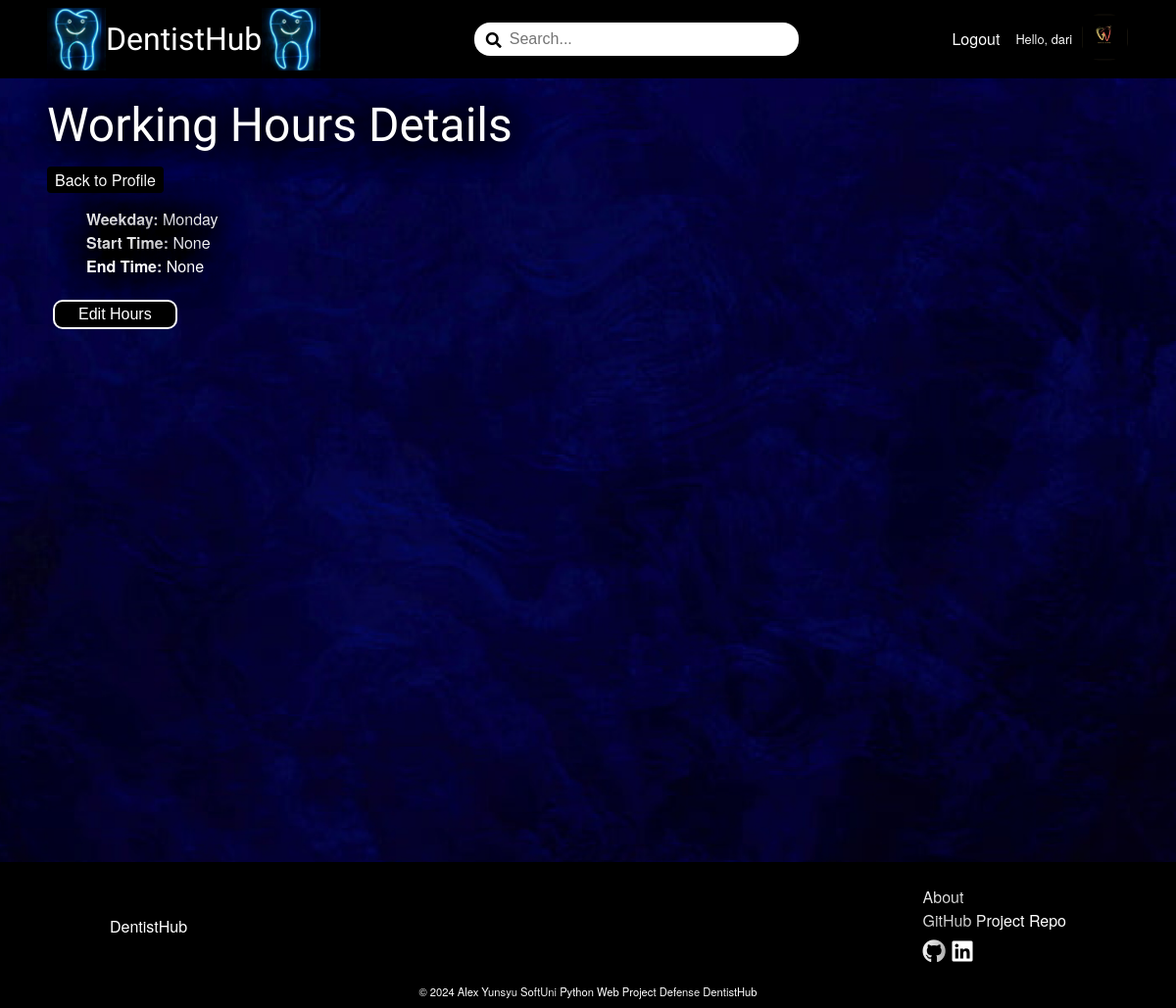
The page /dentistsoffice/dari/1/working-hours-details/ (signed in) on the database its author committed.
### DentistBook/account/models.py (models this page shows)
class AppUser(AbstractUser):
    MAX_LENGTH_ROLE = 15
    ROLES = (
        ('Client', 'Client'),
        ('Dentistsoffice', 'Dentist'),
    )
    role = models.CharField(
        max_length=MAX_LENGTH_ROLE,
        choices=ROLES,
        blank=True
    )

### DentistBook/dentistsoffice/models.py (models this page shows, shortened)
class DentistsofficeWorkingHours(models.Model):
    WEEKDAYS = (
        (0, 'Monday'),
        (1, 'Tuesday'),
        (2, 'Wednesday'),
        (3, 'Thursday'),
        (4, 'Friday'),
        (5, 'Saturday'),
        (6, 'Sunday'),
    )
    TIME_SLOT_CHOICES = []
    for hour in range(0, 24):
        for minute in range(0, 60, 30):
            time_slot = time(hour, minute)
            display_text = time_slot.strftime('%H:%M')
            TIME_SLOT_CHOICES.append((time_slot, display_text))
    dentistsoffice = models.ForeignKey(
        DentistsofficeProfile,
        on_delete=models.CASCADE
    )
    day = models.IntegerField(
        choices=WEEKDAYS,
        null=False,
        blank=False
    )
    start_time = models.TimeField(
        choices=TIME_SLOT_CHOICES,
        null=True,
        blank=True
    )
    end_time = models.TimeField(
        choices=TIME_SLOT_CHOICES,
        null=True,
        blank=True
    )
    class Meta:
        unique_together = ('dentistsoffice', 'day')
        verbose_name_plural = 'Dentists office Working Hours'

### DentistBook/dentistsoffice/views.py (the view)
# urls.py: path('<slug:slug>/<int:pk>/working-hours-details/', DentistsofficeWorkingHoursDetailsView.as_view(), name='working-hours-details'),
class DentistsofficeWorkingHoursDetailsView(auth_mixins.LoginRequiredMixin, auth_mixins.UserPassesTestMixin, views.DetailView):
    model = DentistsofficeWorkingHours
    template_name = 'dentistsoffice/working-hours-details.html'
    def test_func(self):
        dentist = self.get_object()
        return dentist.dentistsoffice.user == self.request.user

### DentistBook/common/templatetags/custom_filters.py (called while the page is built)
@register.filter
def get_role(user):
    return user.role if user.is_authenticated else ''

### DentistBook/dentistsoffice/templatetags/dentistsoffice_custom_filters.py (called while the page is built)
@register.filter
def weekday_name(value):
    return WEEKDAYS[value]

### DentistBook/dentistsoffice/templates/dentistsoffice/working-hours-details.html (shortened to what this page needs)
{% extends 'base.html' %}
{% load static %}
{% load dentistsoffice_custom_filters %}
{% block content %}
    <div class="wall-picture-container">
        <div class="main-container">
            <h1>Working Hours Details</h1>
            <a href="{% url 'dentistsoffice-details' slug=request.user.dentistsofficeprofile.slug %}" class="link-button">Back to Profile</a>
            <ul>
                <li><b>Weekday:</b> {{ object.day|weekday_name }}</li>
                <li><b>Start Time:</b> {{ object.start_time }}</li>
                <li><b>End Time:</b> {{ object.end_time }}</li>
            </ul>
            {% if object.dentistsoffice.pk == request.user.pk %}
                <button><a href="{% url 'edit-working-hours' slug=object.dentistsoffice.slug pk=object.pk %}" class="link-button">Edit Hours</a></button>
            {% endif %}
        </div>
        <img src="{% static 'images/website_photos/white-wall.jpg' %}" alt="white-wall" class="white-wall-picture">
    </div>
{% endblock %}

### templates/header.html (shortened to what this page needs)
{% load custom_filters %}
{% load static %}
<div class="home-logo">
    <a href="{% url 'home-page' %}">
        <img src="{% static 'images/dentistsoffice-pole.jpg' %}" alt="dentistsoffice-pole">
        <span>DentistHub</span>
        <img src="{% static 'images/dentistsoffice-pole.jpg' %}" alt="dentistsoffice-pole">
    </a>
</div>
<div class="search-field">
    <span><i class="fas fa-search"></i></span>
    <input type="text" id="search-input" placeholder="Search...">
</div>
<nav class="header-nav-links">
    <ul role="list">
        {% if not request.user.is_authenticated %}
            <li class="nav-item"><a href="{% url 'register-page' %}">Register</a></li>
            <li class="nav-item"><a href="{% url 'login-page' %}">Login</a></li>
        {% else %}
            <li class="nav-item"><a href="{% url 'logout-page' %}">Logout</a></li>
            {% if request.user|get_role == 'Client' %}
                <li class="nav-item nav-profile">
                    <a href="{% url 'client-details' %}">Hello, {{ request.user }}</a>
                    <a href="{% url 'client-details' %}">
                        {% if request.user.clientprofile.profile_picture %}
                            <img src="{{ request.user.clientprofile.profile_picture.url }}" alt="profile-picture-thumbnail" class="profile-picture-thumbnail">
                        {% else %}
                            <img src="{% static 'images/client-default-profile-picture.jpg' %}" alt="default_profile_picture" class="profile-picture-thumbnail">
                        {% endif %}
                    </a>
                </li>
            {% else %}
                <li class="nav-item nav-profile">
                    <a href="{% url 'dentistsoffice-details' slug=request.user.dentistsofficeprofile.slug %}">Hello, {{ request.user }}</a>
                    <a href="{% url 'dentistsoffice-details' slug=request.user.dentistsofficeprofile.slug %}">
                        {% if request.user.dentistsofficeprofile.dentistsoffice_picture %}
                            <img src="{{ request.user.dentistsofficeprofile.dentistsoffice_picture.url }}" alt="dentistsoffice-profile-picture-thumbnail" class="profile-picture-thumbnail">
                        {% else %}
                            <img src="{% static 'images/dentistsoffice-default-profile-picture.jpg' %}" alt="dentistsoffice-default_profile_picture" class="profile-picture-thumbnail">
                        {% endif %}
                    </a>
                </li>
            {% endif %}
        {% endif %}
    </ul>
</nav>

### static/css/styles.css (style rules this page uses)
:root { --button-brown: #370511; }
*, *::before, *::after { box-sizing: border-box; }
body, h1, h2, h3, h4, h5, h6, p, figure, blockquote, dl, dd { margin: 0; }
h1, h2, h3, h4, h5, h6, b, li, p { color: white; text-shadow: -10px -10px 30px rgba(0, 0, 0, 0.9), 10px -10px 30px rgba(0, 0, 0, 0.9), -10px 10px 30px rgba(0, 0, 0, 0.9), 10px 10px 30px rgba(0, 0, 0, 0.9); }
body { color: white; background-image: url('../images/website_photos/background.jpg'); background-size: cover; background-position: center; background-repeat: no-repeat; }
ul[role='list'], ol[role='list'] { list-style: none; padding: 0; margin: 0; }
a { text-decoration: none; color: inherit; }
body { font-family: 'Helvetica Neue', Arial, sans-serif; line-height: 1.5; height: 100% }
main h1 { font-family: Rye, sans-serif; font-size: 3rem; }
header nav ul { display: flex; flex-direction: row; gap: 1rem; align-items: center; }
header a { color: white; }
.home-logo a { display: flex; flex-direction: row; align-items: center; font-size: 2rem; font-family: Rye, sans-serif; font-weight: 500; }
.home-logo img { width: 60px; }
.search-field { position: relative; width: 30%; }
.search-field span { position: absolute; top: 6px; left: 12px; color: black; z-index: 1; }
.search-field input { padding: 0.5rem 2.25rem; width: 100%; border-radius: 16px; border: none; font-size: 1rem; }
ul { list-style: none; }
a { text-decoration: none; }
button { font-size: 1rem; background: black; color: white; margin: 8px; padding: 4px 16px; border-radius: 8px; border: none; cursor: pointer; transition: transform 0.3s, color 0.3s, box-shadow 0.3s; box-shadow: 0 0 0 2px white; }
.link-button { background: black; color: white; padding: 2px 8px; border-radius: 4px; }
.main-container { margin: 0.25rem 3rem; }
.profile-picture-thumbnail { width: 50px; height: 50px; object-fit: cover; overflow: hidden; border-radius: 50%; }
.nav-profile { display: flex; flex-direction: row; align-items: center; font-size: 0.8rem; gap: 8px; }
h1, h2, h3, h4, h5, h6 { font-family: 'Helvetica Neue', Arial, sans-serif; font-weight: 500; padding: 0.5rem 0; }
.wall-picture-container { position: relative; width: 100%; min-height: 100vh; overflow: hidden; }
.white-wall-picture { position: absolute; top: 0; left: 0; width: 100%; object-fit: cover; z-index: -1; }

### rows shown on the page
AppUser: user "dari"
DentistsofficeWorkingHours: day|weekday_name "Monday", start_time "None", end_time "None"
